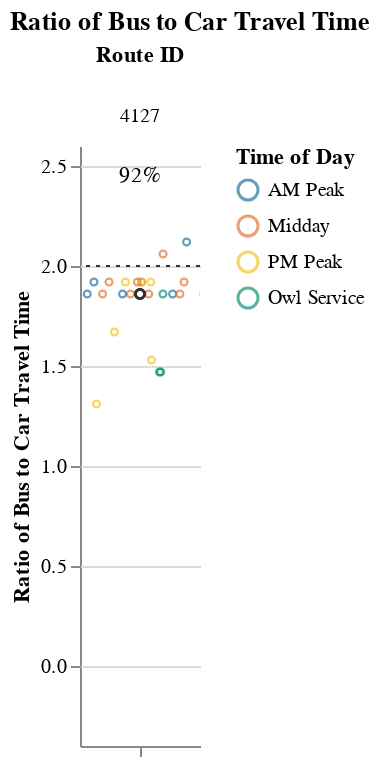
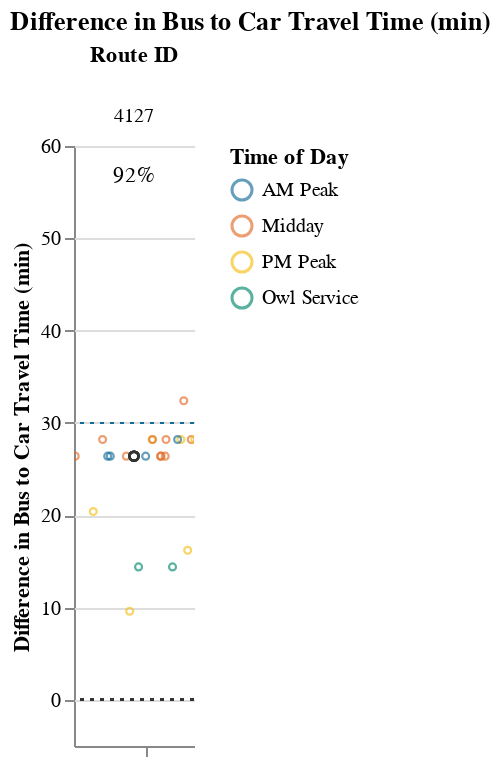

Notebook code cell kept with these figures, in order:
### Markdown cell above
### Medium Routes (1-1.5 hrs)

### Code cell
route_group = "medium"
try:
    subset_routes, mult, diff  = setup_charts(df, PCT_COMPETITIVE_THRESHOLD, route_group)
    if len(subset_routes) > 0:
        display(
            Markdown(
                f"{CAPTIONS_DICT[route_group]}"
                "Within each route group, routes are sorted in descending order "
                "by % competitive trips and # trips below the additional time cut-off."
            )
        )

        display(mult)
        display(diff)
except:
    print("No routes meet this criteria.")

### Figure 1 — Vega-Lite specification as saved in the notebook (floating-point values rounded to 4 significant figures)
{"config": {"view": {"continuousWidth": 400, "continuousHeight": 300, "stroke": null}, "facet": {"spacing": 0}}, "data": {"name": "data-a5c897a39564ea85c312aa3df52026ac"}, "facet": {"column": {"field": "route_id", "sort": ["4127"], "title": "Route ID", "type": "nominal"}}, "spec": {"layer": [{"mark": {"type": "point", "opacity": 0.65, "size": 12, "strokeWidth": 1.1}, "encoding": {"color": {"field": "time_of_day", "scale": {"range": ["#136C97", "#E16B26", "#F6BF16", "#00896B", "#7790A3", "#5B559C"]}, "sort": ["AM Peak", "Midday", "PM Peak", "Owl Service"], "title": "Time of Day", "type": "nominal"}, "tooltip": [{"field": "route_id", "type": "nominal"}, {"field": "trip_id", "type": "nominal"}, {"field": "service_hours", "type": "quantitative"}, {"field": "car_duration_hours", "type": "quantitative"}, {"field": "bus_multiplier", "type": "quantitative"}, {"field": "bus_difference", "type": "quantitative"}, {"field": "num_trips", "type": "quantitative"}, {"field": "num_competitive", "type": "quantitative"}, {"field": "pct_trips_competitive", "type": "quantitative"}, {"field": "p25", "type": "quantitative"}, {"field": "p50", "type": "quantitative"}, {"field": "p75", "type": "quantitative"}], "x": {"axis": {"grid": false, "labels": false, "ticks": true, "values": [0]}, "field": "jitter", "scale": {}, "title": null, "type": "quantitative"}, "y": {"field": "bus_multiplier", "scale": {"domain": [-0.25, 2.5]}, "title": "Ratio of Bus to Car Travel Time", "type": "quantitative"}}, "selection": {"selector003": {"type": "interval", "bind": "scales", "encodings": ["x", "y"]}}, "transform": [{"calculate": "sqrt(-2*log(random()))*cos(2*PI*random())", "as": "jitter"}], "width": 60}, {"layer": [{"mark": {"type": "point", "opacity": 0.6, "size": 20, "strokeWidth": 1.3}, "encoding": {"color": {"value": "#323434"}, "y": {"field": "bus_multiplier", "type": "quantitative"}}, "transform": [{"filter": "(datum.p50_trip === 1)"}]}, {"mark": {"type": "rule", "strokeDash": [2, 3]}, "encoding": {"color": {"value": "#323434"}, "y": {"field": "cutoff", "type": "quantitative"}}}, {"mark": {"type": "text", "align": "center", "baseline": "middle"}, "encoding": {"color": {"value": "black"}, "text": {"field": "pct_trips_competitive", "format": ".0%", "type": "quantitative"}, "tooltip": [{"field": "route_id", "type": "nominal"}, {"field": "trip_id", "type": "nominal"}, {"field": "service_hours", "type": "quantitative"}, {"field": "car_duration_hours", "type": "quantitative"}, {"field": "bus_multiplier", "type": "quantitative"}, {"field": "bus_difference", "type": "quantitative"}, {"field": "num_trips", "type": "quantitative"}, {"field": "num_competitive", "type": "quantitative"}, {"field": "pct_trips_competitive", "type": "quantitative"}, {"field": "p25", "type": "quantitative"}, {"field": "p50", "type": "quantitative"}, {"field": "p75", "type": "quantitative"}], "x": {"value": 30}, "y": {"value": 15}}, "transform": [{"calculate": "sqrt(-2*log(random()))*cos(2*PI*random())", "as": "jitter"}, {"filter": "(datum.fastest_trip === 1)"}]}]}]}, "resolve": {"scale": {"y": "shared"}}, "title": "Ratio of Bus to Car Travel Time", "$schema": "https://vega.github.io/schema/vega-lite/v4.17.0.json", "datasets": {"data-a5c897a39564ea85c312aa3df52026ac": [{"calitp_itp_id": 231, "trip_key": 1283574344747200901, "trip_id": "143-1930605", "shape_id": "14048", "route_id": "4127", "service_hours": 0.67, "trip_first_departure_ts": 70200, "trip_last_arrival_ts": 72600, "departure_hour": 19, "time_of_day": "PM Peak", "p25": 0.95, "p50": 0.95, "p75": 0.98, "p50_trip": 0, "fastest_trip": 1, "car_duration_hours": 0.51, "competitive_route": 1, "bus_multiplier": 1.31, "bus_difference": 9.6, "num_trips": 24, "num_competitive": 22, "pct_trips_competitive": 0.917, "bus_difference_spread": 24.6, "route_group": "medium", "max_trip_hrs": 1.08, "max_trip_route_group": 1.47, "name": "City of Ojai", "caltrans_district": "07 - Los Angeles", "drmt_organization_name": null, "cutoff2": 30, "cutoff": 2}, {"calitp_itp_id": 231, "trip_key": 5406309563261002527, "trip_id": "143-2034605", "shape_id": "11221", "route_id": "4127", "service_hours": 0.75, "trip_first_departure_ts": 74040, "trip_last_arrival_ts": 76740, "departure_hour": 20, "time_of_day": "Owl Service", "p25": 0.95, "p50": 0.95, "p75": 0.98, "p50_trip": 0, "fastest_trip": 0, "car_duration_hours": 0.51, "competitive_route": 1, "bus_multiplier": 1.47, "bus_difference": 14.4, "num_trips": 24, "num_competitive": 22, "pct_trips_competitive": 0.917, "bus_difference_spread": 24.6, "route_group": "medium", "max_trip_hrs": 1.08, "max_trip_route_group": 1.47, "name": "City of Ojai", "caltrans_district": "07 - Los Angeles", "drmt_organization_name": null, "cutoff2": 30, "cutoff": 2}, {"calitp_itp_id": 231, "trip_key": 453522758249668326, "trip_id": "143-21306012", "shape_id": "11221", "route_id": "4127", "service_hours": 0.75, "trip_first_departure_ts": 77400, "trip_last_arrival_ts": 80100, "departure_hour": 21, "time_of_day": "Owl Service", "p25": 0.95, "p50": 0.95, "p75": 0.98, "p50_trip": 0, "fastest_trip": 0, "car_duration_hours": 0.51, "competitive_route": 1, "bus_multiplier": 1.47, "bus_difference": 14.4, "num_trips": 24, "num_competitive": 22, "pct_trips_competitive": 0.917, "bus_difference_spread": 24.6, "route_group": "medium", "max_trip_hrs": 1.08, "max_trip_route_group": 1.47, "name": "City of Ojai", "caltrans_district": "07 - Los Angeles", "drmt_organization_name": null, "cutoff2": 30, "cutoff": 2}, {"calitp_itp_id": 231, "trip_key": 7454708432094323542, "trip_id": "143-1725605", "shape_id": "11219", "route_id": "4127", "service_hours": 0.78, "trip_first_departure_ts": 62700, "trip_last_arrival_ts": 65520, "departure_hour": 17, "time_of_day": "PM Peak", "p25": 0.95, "p50": 0.95, "p75": 0.98, "p50_trip": 0, "fastest_trip": 0, "car_duration_hours": 0.51, "competitive_route": 1, "bus_multiplier": 1.53, "bus_difference": 16.2, "num_trips": 24, "num_competitive": 22, "pct_trips_competitive": 0.917, "bus_difference_spread": 24.6, "route_group": "medium", "max_trip_hrs": 1.08, "max_trip_route_group": 1.47, "name": "City of Ojai", "caltrans_district": "07 - Los Angeles", "drmt_organization_name": null, "cutoff2": 30, "cutoff": 2}, {"calitp_itp_id": 231, "trip_key": 8026039145166515780, "trip_id": "143-1830603", "shape_id": "14048", "route_id": "4127", "service_hours": 0.85, "trip_first_departure_ts": 66600, "trip_last_arrival_ts": 69660, "departure_hour": 18, "time_of_day": "PM Peak", "p25": 0.95, "p50": 0.95, "p75": 0.98, "p50_trip": 0, "fastest_trip": 0, "car_duration_hours": 0.51, "competitive_route": 1, "bus_multiplier": 1.67, "bus_difference": 20.4, "num_trips": 24, "num_competitive": 22, "pct_trips_competitive": 0.917, "bus_difference_spread": 24.6, "route_group": "medium", "max_trip_hrs": 1.08, "max_trip_route_group": 1.47, "name": "City of Ojai", "caltrans_district": "07 - Los Angeles", "drmt_organization_name": null, "cutoff2": 30, "cutoff": 2}, {"calitp_itp_id": 231, "trip_key": -1804053795619670605, "trip_id": "143-1145601", "shape_id": "11219", "route_id": "4127", "service_hours": 0.95, "trip_first_departure_ts": 42300, "trip_last_arrival_ts": 45720, "departure_hour": 11, "time_of_day": "Midday", "p25": 0.95, "p50": 0.95, "p75": 0.98, "p50_trip": 1, "fastest_trip": 0, "car_duration_hours": 0.51, "competitive_route": 1, "bus_multiplier": 1.86, "bus_difference": 26.4, "num_trips": 24, "num_competitive": 22, "pct_trips_competitive": 0.917, "bus_difference_spread": 24.6, "route_group": "medium", "max_trip_hrs": 1.08, "max_trip_route_group": 1.47, "name": "City of Ojai", "caltrans_district": "07 - Los Angeles", "drmt_organization_name": null, "cutoff2": 30, "cutoff": 2}, {"calitp_itp_id": 231, "trip_key": 1694398061768929093, "trip_id": "143-0805601", "shape_id": "11219", "route_id": "4127", "service_hours": 0.95, "trip_first_departure_ts": 29100, "trip_last_arrival_ts": 32520, "departure_hour": 8, "time_of_day": "AM Peak", "p25": 0.95, "p50": 0.95, "p75": 0.98, "p50_trip": 1, "fastest_trip": 0, "car_duration_hours": 0.51, "competitive_route": 1, "bus_multiplier": 1.86, "bus_difference": 26.4, "num_trips": 24, "num_competitive": 22, "pct_trips_competitive": 0.917, "bus_difference_spread": 24.6, "route_group": "medium", "max_trip_hrs": 1.08, "max_trip_route_group": 1.47, "name": "City of Ojai", "caltrans_district": "07 - Los Angeles", "drmt_organization_name": null, "cutoff2": 30, "cutoff": 2}, {"calitp_itp_id": 231, "trip_key": 8765246355059778097, "trip_id": "143-1100603", "shape_id": "11219", "route_id": "4127", "service_hours": 0.95, "trip_first_departure_ts": 39600, "trip_last_arrival_ts": 43020, "departure_hour": 11, "time_of_day": "Midday", "p25": 0.95, "p50": 0.95, "p75": 0.98, "p50_trip": 1, "fastest_trip": 0, "car_duration_hours": 0.51, "competitive_route": 1, "bus_multiplier": 1.86, "bus_difference": 26.4, "num_trips": 24, "num_competitive": 22, "pct_trips_competitive": 0.917, "bus_difference_spread": 24.6, "route_group": "medium", "max_trip_hrs": 1.08, "max_trip_route_group": 1.47, "name": "City of Ojai", "caltrans_district": "07 - Los Angeles", "drmt_organization_name": null, "cutoff2": 30, "cutoff": 2}, {"calitp_itp_id": 231, "trip_key": -5884817564809258239, "trip_id": "143-10006015", "shape_id": "11219", "route_id": "4127", "service_hours": 0.95, "trip_first_departure_ts": 36000, "trip_last_arrival_ts": 39420, "departure_hour": 10, "time_of_day": "Midday", "p25": 0.95, "p50": 0.95, "p75": 0.98, "p50_trip": 1, "fastest_trip": 0, "car_duration_hours": 0.51, "competitive_route": 1, "bus_multiplier": 1.86, "bus_difference": 26.4, "num_trips": 24, "num_competitive": 22, "pct_trips_competitive": 0.917, "bus_difference_spread": 24.6, "route_group": "medium", "max_trip_hrs": 1.08, "max_trip_route_group": 1.47, "name": "City of Ojai", "caltrans_district": "07 - Los Angeles", "drmt_organization_name": null, "cutoff2": 30, "cutoff": 2}, {"calitp_itp_id": 231, "trip_key": 176872459096621571, "trip_id": "143-09256023", "shape_id": "11219", "route_id": "4127", "service_hours": 0.95, "trip_first_departure_ts": 33900, "trip_last_arrival_ts": 37320, "departure_hour": 9, "time_of_day": "AM Peak", "p25": 0.95, "p50": 0.95, "p75": 0.98, "p50_trip": 1, "fastest_trip": 0, "car_duration_hours": 0.51, "competitive_route": 1, "bus_multiplier": 1.86, "bus_difference": 26.4, "num_trips": 24, "num_competitive": 22, "pct_trips_competitive": 0.917, "bus_difference_spread": 24.6, "route_group": "medium", "max_trip_hrs": 1.08, "max_trip_route_group": 1.47, "name": "City of Ojai", "caltrans_district": "07 - Los Angeles", "drmt_organization_name": null, "cutoff2": 30, "cutoff": 2}, {"calitp_itp_id": 231, "trip_key": -3075722681454398805, "trip_id": "143-0705601", "shape_id": "11220", "route_id": "4127", "service_hours": 0.95, "trip_first_departure_ts": 25500, "trip_last_arrival_ts": 28920, "departure_hour": 7, "time_of_day": "AM Peak", "p25": 0.95, "p50": 0.95, "p75": 0.98, "p50_trip": 1, "fastest_trip": 0, "car_duration_hours": 0.51, "competitive_route": 1, "bus_multiplier": 1.86, "bus_difference": 26.4, "num_trips": 24, "num_competitive": 22, "pct_trips_competitive": 0.917, "bus_difference_spread": 24.6, "route_group": "medium", "max_trip_hrs": 1.08, "max_trip_route_group": 1.47, "name": "City of Ojai", "caltrans_district": "07 - Los Angeles", "drmt_organization_name": null, "cutoff2": 30, "cutoff": 2}, {"calitp_itp_id": 231, "trip_key": -8679831114858076355, "trip_id": "143-1419601", "shape_id": "11219", "route_id": "4127", "service_hours": 0.95, "trip_first_departure_ts": 51540, "trip_last_arrival_ts": 54960, "departure_hour": 14, "time_of_day": "Midday", "p25": 0.95, "p50": 0.95, "p75": 0.98, "p50_trip": 1, "fastest_trip": 0, "car_duration_hours": 0.51, "competitive_route": 1, "bus_multiplier": 1.86, "bus_difference": 26.4, "num_trips": 24, "num_competitive": 22, "pct_trips_competitive": 0.917, "bus_difference_spread": 24.6, "route_group": "medium", "max_trip_hrs": 1.08, "max_trip_route_group": 1.47, "name": "City of Ojai", "caltrans_district": "07 - Los Angeles", "drmt_organization_name": null, "cutoff2": 30, "cutoff": 2}, {"calitp_itp_id": 231, "trip_key": -6691455689274905830, "trip_id": "143-1304602", "shape_id": "11219", "route_id": "4127", "service_hours": 0.95, "trip_first_departure_ts": 47040, "trip_last_arrival_ts": 50460, "departure_hour": 13, "time_of_day": "Midday", "p25": 0.95, "p50": 0.95, "p75": 0.98, "p50_trip": 1, "fastest_trip": 0, "car_duration_hours": 0.51, "competitive_route": 1, "bus_multiplier": 1.86, "bus_difference": 26.4, "num_trips": 24, "num_competitive": 22, "pct_trips_competitive": 0.917, "bus_difference_spread": 24.6, "route_group": "medium", "max_trip_hrs": 1.08, "max_trip_route_group": 1.47, "name": "City of Ojai", "caltrans_district": "07 - Los Angeles", "drmt_organization_name": null, "cutoff2": 30, "cutoff": 2}, {"calitp_itp_id": 231, "trip_key": 308725024761827845, "trip_id": "143-06506015", "shape_id": "11219", "route_id": "4127", "service_hours": 0.95, "trip_first_departure_ts": 24600, "trip_last_arrival_ts": 28020, "departure_hour": 6, "time_of_day": "Owl Service", "p25": 0.95, "p50": 0.95, "p75": 0.98, "p50_trip": 1, "fastest_trip": 0, "car_duration_hours": 0.51, "competitive_route": 1, "bus_multiplier": 1.86, "bus_difference": 26.4, "num_trips": 24, "num_competitive": 22, "pct_trips_competitive": 0.917, "bus_difference_spread": 24.6, "route_group": "medium", "max_trip_hrs": 1.08, "max_trip_route_group": 1.47, "name": "City of Ojai", "caltrans_district": "07 - Los Angeles", "drmt_organization_name": null, "cutoff2": 30, "cutoff": 2}, {"calitp_itp_id": 231, "trip_key": 8944448567043181234, "trip_id": "143-1200602", "shape_id": "11220", "route_id": "4127", "service_hours": 0.98, "trip_first_departure_ts": 43200, "trip_last_arrival_ts": 46740, "departure_hour": 12, "time_of_day": "Midday", "p25": 0.95, "p50": 0.95, "p75": 0.98, "p50_trip": 0, "fastest_trip": 0, "car_duration_hours": 0.51, "competitive_route": 1, "bus_multiplier": 1.92, "bus_difference": 28.2, "num_trips": 24, "num_competitive": 22, "pct_trips_competitive": 0.917, "bus_difference_spread": 24.6, "route_group": "medium", "max_trip_hrs": 1.08, "max_trip_route_group": 1.47, "name": "City of Ojai", "caltrans_district": "07 - Los Angeles", "drmt_organization_name": null, "cutoff2": 30, "cutoff": 2}, {"calitp_itp_id": 231, "trip_key": 4108264440284545985, "trip_id": "143-1715603", "shape_id": "11220", "route_id": "4127", "service_hours": 0.98, "trip_first_departure_ts": 63000, "trip_last_arrival_ts": 66540, "departure_hour": 17, "time_of_day": "PM Peak", "p25": 0.95, "p50": 0.95, "p75": 0.98, "p50_trip": 0, "fastest_trip": 0, "car_duration_hours": 0.51, "competitive_route": 1, "bus_multiplier": 1.92, "bus_difference": 28.2, "num_trips": 24, "num_competitive": 22, "pct_trips_competitive": 0.917, "bus_difference_spread": 24.6, "route_group": "medium", "max_trip_hrs": 1.08, "max_trip_route_group": 1.47, "name": "City of Ojai", "caltrans_district": "07 - Los Angeles", "drmt_organization_name": null, "cutoff2": 30, "cutoff": 2}, {"calitp_itp_id": 231, "trip_key": -4108858170636776270, "trip_id": "143-1822605", "shape_id": "11220", "route_id": "4127", "service_hours": 0.98, "trip_first_departure_ts": 66120, "trip_last_arrival_ts": 69660, "departure_hour": 18, "time_of_day": "PM Peak", "p25": 0.95, "p50": 0.95, "p75": 0.98, "p50_trip": 0, "fastest_trip": 0, "car_duration_hours": 0.51, "competitive_route": 1, "bus_multiplier": 1.92, "bus_difference": 28.2, "num_trips": 24, "num_competitive": 22, "pct_trips_competitive": 0.917, "bus_difference_spread": 24.6, "route_group": "medium", "max_trip_hrs": 1.08, "max_trip_route_group": 1.47, "name": "City of Ojai", "caltrans_district": "07 - Los Angeles", "drmt_organization_name": null, "cutoff2": 30, "cutoff": 2}, {"calitp_itp_id": 231, "trip_key": 3226451564600612730, "trip_id": "143-1040601", "shape_id": "11220", "route_id": "4127", "service_hours": 0.98, "trip_first_departure_ts": 38400, "trip_last_arrival_ts": 41940, "departure_hour": 10, "time_of_day": "Midday", "p25": 0.95, "p50": 0.95, "p75": 0.98, "p50_trip": 0, "fastest_trip": 0, "car_duration_hours": 0.51, "competitive_route": 1, "bus_multiplier": 1.92, "bus_difference": 28.2, "num_trips": 24, "num_competitive": 22, "pct_trips_competitive": 0.917, "bus_difference_spread": 24.6, "route_group": "medium", "max_trip_hrs": 1.08, "max_trip_route_group": 1.47, "name": "City of Ojai", "caltrans_district": "07 - Los Angeles", "drmt_organization_name": null, "cutoff2": 30, "cutoff": 2}, {"calitp_itp_id": 231, "trip_key": -1995268315423217824, "trip_id": "143-09006015", "shape_id": "11220", "route_id": "4127", "service_hours": 0.98, "trip_first_departure_ts": 32400, "trip_last_arrival_ts": 35940, "departure_hour": 9, "time_of_day": "AM Peak", "p25": 0.95, "p50": 0.95, "p75": 0.98, "p50_trip": 0, "fastest_trip": 0, "car_duration_hours": 0.51, "competitive_route": 1, "bus_multiplier": 1.92, "bus_difference": 28.2, "num_trips": 24, "num_competitive": 22, "pct_trips_competitive": 0.917, "bus_difference_spread": 24.6, "route_group": "medium", "max_trip_hrs": 1.08, "max_trip_route_group": 1.47, "name": "City of Ojai", "caltrans_district": "07 - Los Angeles", "drmt_organization_name": null, "cutoff2": 30, "cutoff": 2}, {"calitp_itp_id": 231, "trip_key": -3876078008093590023, "trip_id": "143-1000603", "shape_id": "11220", "route_id": "4127", "service_hours": 0.98, "trip_first_departure_ts": 36000, "trip_last_arrival_ts": 39540, "departure_hour": 10, "time_of_day": "Midday", "p25": 0.95, "p50": 0.95, "p75": 0.98, "p50_trip": 0, "fastest_trip": 0, "car_duration_hours": 0.51, "competitive_route": 1, "bus_multiplier": 1.92, "bus_difference": 28.2, "num_trips": 24, "num_competitive": 22, "pct_trips_competitive": 0.917, "bus_difference_spread": 24.6, "route_group": "medium", "max_trip_hrs": 1.08, "max_trip_route_group": 1.47, "name": "City of Ojai", "caltrans_district": "07 - Los Angeles", "drmt_organization_name": null, "cutoff2": 30, "cutoff": 2}, {"calitp_itp_id": 231, "trip_key": -2910138577882428790, "trip_id": "143-1305601", "shape_id": "11220", "route_id": "4127", "service_hours": 0.98, "trip_first_departure_ts": 47100, "trip_last_arrival_ts": 50640, "departure_hour": 13, "time_of_day": "Midday", "p25": 0.95, "p50": 0.95, "p75": 0.98, "p50_trip": 0, "fastest_trip": 0, "car_duration_hours": 0.51, "competitive_route": 1, "bus_multiplier": 1.92, "bus_difference": 28.2, "num_trips": 24, "num_competitive": 22, "pct_trips_competitive": 0.917, "bus_difference_spread": 24.6, "route_group": "medium", "max_trip_hrs": 1.08, "max_trip_route_group": 1.47, "name": "City of Ojai", "caltrans_district": "07 - Los Angeles", "drmt_organization_name": null, "cutoff2": 30, "cutoff": 2}, {"calitp_itp_id": 231, "trip_key": -8236354226066293077, "trip_id": "143-1930603", "shape_id": "11220", "route_id": "4127", "service_hours": 0.98, "trip_first_departure_ts": 70200, "trip_last_arrival_ts": 73740, "departure_hour": 19, "time_of_day": "PM Peak", "p25": 0.95, "p50": 0.95, "p75": 0.98, "p50_trip": 0, "fastest_trip": 0, "car_duration_hours": 0.51, "competitive_route": 1, "bus_multiplier": 1.92, "bus_difference": 28.2, "num_trips": 24, "num_competitive": 22, "pct_trips_competitive": 0.917, "bus_difference_spread": 24.6, "route_group": "medium", "max_trip_hrs": 1.08, "max_trip_route_group": 1.47, "name": "City of Ojai", "caltrans_district": "07 - Los Angeles", "drmt_organization_name": null, "cutoff2": 30, "cutoff": 2}, {"calitp_itp_id": 231, "trip_key": 448794406243314402, "trip_id": "143-1621603", "shape_id": "11219", "route_id": "4127", "service_hours": 1.05, "trip_first_departure_ts": 58860, "trip_last_arrival_ts": 62640, "departure_hour": 16, "time_of_day": "Midday", "p25": 0.95, "p50": 0.95, "p75": 0.98, "p50_trip": 0, "fastest_trip": 0, "car_duration_hours": 0.51, "competitive_route": 1, "bus_multiplier": 2.06, "bus_difference": 32.4, "num_trips": 24, "num_competitive": 22, "pct_trips_competitive": 0.917, "bus_difference_spread": 24.6, "route_group": "medium", "max_trip_hrs": 1.08, "max_trip_route_group": 1.47, "name": "City of Ojai", "caltrans_district": "07 - Los Angeles", "drmt_organization_name": null, "cutoff2": 30, "cutoff": 2}, {"calitp_itp_id": 231, "trip_key": -2059840511771630036, "trip_id": "143-0740602", "shape_id": "11220", "route_id": "4127", "service_hours": 1.08, "trip_first_departure_ts": 27600, "trip_last_arrival_ts": 31500, "departure_hour": 7, "time_of_day": "AM Peak", "p25": 0.95, "p50": 0.95, "p75": 0.98, "p50_trip": 0, "fastest_trip": 0, "car_duration_hours": 0.51, "competitive_route": 1, "bus_multiplier": 2.12, "bus_difference": 34.2, "num_trips": 24, "num_competitive": 22, "pct_trips_competitive": 0.917, "bus_difference_spread": 24.6, "route_group": "medium", "max_trip_hrs": 1.08, "max_trip_route_group": 1.47, "name": "City of Ojai", "caltrans_district": "07 - Los Angeles", "drmt_organization_name": null, "cutoff2": 30, "cutoff": 2}]}}

### Figure 2 — Vega-Lite specification as saved in the notebook (floating-point values rounded to 4 significant figures)
{"config": {"view": {"continuousWidth": 400, "continuousHeight": 300, "stroke": null}, "facet": {"spacing": 0}}, "data": {"name": "data-3848fc3fdb80997c130b0429492eaf55"}, "facet": {"column": {"field": "route_id", "sort": ["4127"], "title": "Route ID", "type": "nominal"}}, "spec": {"layer": [{"mark": {"type": "point", "opacity": 0.65, "size": 12, "strokeWidth": 1.1}, "encoding": {"color": {"field": "time_of_day", "scale": {"range": ["#136C97", "#E16B26", "#F6BF16", "#00896B", "#7790A3", "#5B559C"]}, "sort": ["AM Peak", "Midday", "PM Peak", "Owl Service"], "title": "Time of Day", "type": "nominal"}, "tooltip": [{"field": "route_id", "type": "nominal"}, {"field": "trip_id", "type": "nominal"}, {"field": "service_hours", "type": "quantitative"}, {"field": "car_duration_hours", "type": "quantitative"}, {"field": "bus_multiplier", "type": "quantitative"}, {"field": "bus_difference", "type": "quantitative"}, {"field": "num_trips", "type": "quantitative"}, {"field": "num_competitive", "type": "quantitative"}, {"field": "pct_trips_competitive", "type": "quantitative"}, {"field": "p25", "type": "quantitative"}, {"field": "p50", "type": "quantitative"}, {"field": "p75", "type": "quantitative"}], "x": {"axis": {"grid": false, "labels": false, "ticks": true, "values": [0]}, "field": "jitter", "scale": {}, "title": null, "type": "quantitative"}, "y": {"field": "bus_difference", "scale": {"domain": [-5, 59.4]}, "title": "Difference in Bus to Car Travel Time (min)", "type": "quantitative"}}, "selection": {"selector004": {"type": "interval", "bind": "scales", "encodings": ["x", "y"]}}, "transform": [{"calculate": "sqrt(-2*log(random()))*cos(2*PI*random())", "as": "jitter"}], "width": 60}, {"layer": [{"mark": {"type": "point", "opacity": 0.6, "size": 20, "strokeWidth": 1.3}, "encoding": {"color": {"value": "#323434"}, "y": {"field": "bus_difference", "type": "quantitative"}}, "transform": [{"filter": "(datum.p50_trip === 1)"}]}, {"mark": {"type": "rule", "strokeDash": [2, 3]}, "encoding": {"color": {"value": "#323434"}, "y": {"field": "cutoff", "type": "quantitative"}}}, {"mark": {"type": "rule", "strokeDash": [2, 3]}, "encoding": {"color": {"value": "#136C97"}, "y": {"field": "cutoff2", "type": "quantitative"}}}, {"mark": {"type": "text", "align": "center", "baseline": "middle"}, "encoding": {"color": {"value": "black"}, "text": {"field": "pct_trips_competitive", "format": ".0%", "type": "quantitative"}, "tooltip": [{"field": "route_id", "type": "nominal"}, {"field": "trip_id", "type": "nominal"}, {"field": "service_hours", "type": "quantitative"}, {"field": "car_duration_hours", "type": "quantitative"}, {"field": "bus_multiplier", "type": "quantitative"}, {"field": "bus_difference", "type": "quantitative"}, {"field": "num_trips", "type": "quantitative"}, {"field": "num_competitive", "type": "quantitative"}, {"field": "pct_trips_competitive", "type": "quantitative"}, {"field": "p25", "type": "quantitative"}, {"field": "p50", "type": "quantitative"}, {"field": "p75", "type": "quantitative"}], "x": {"value": 30}, "y": {"value": 15}}, "transform": [{"calculate": "sqrt(-2*log(random()))*cos(2*PI*random())", "as": "jitter"}, {"filter": "(datum.fastest_trip === 1)"}]}]}]}, "resolve": {"scale": {"y": "shared"}}, "title": "Difference in Bus to Car Travel Time (min)", "$schema": "https://vega.github.io/schema/vega-lite/v4.17.0.json", "datasets": {"data-3848fc3fdb80997c130b0429492eaf55": [{"calitp_itp_id": 231, "trip_key": 1283574344747200901, "trip_id": "143-1930605", "shape_id": "14048", "route_id": "4127", "service_hours": 0.67, "trip_first_departure_ts": 70200, "trip_last_arrival_ts": 72600, "departure_hour": 19, "time_of_day": "PM Peak", "p25": 0.95, "p50": 0.95, "p75": 0.98, "p50_trip": 0, "fastest_trip": 1, "car_duration_hours": 0.51, "competitive_route": 1, "bus_multiplier": 1.31, "bus_difference": 9.6, "num_trips": 24, "num_competitive": 22, "pct_trips_competitive": 0.917, "bus_difference_spread": 24.6, "route_group": "medium", "max_trip_hrs": 1.08, "max_trip_route_group": 1.47, "name": "City of Ojai", "caltrans_district": "07 - Los Angeles", "drmt_organization_name": null, "cutoff2": 30, "cutoff": 0}, {"calitp_itp_id": 231, "trip_key": 5406309563261002527, "trip_id": "143-2034605", "shape_id": "11221", "route_id": "4127", "service_hours": 0.75, "trip_first_departure_ts": 74040, "trip_last_arrival_ts": 76740, "departure_hour": 20, "time_of_day": "Owl Service", "p25": 0.95, "p50": 0.95, "p75": 0.98, "p50_trip": 0, "fastest_trip": 0, "car_duration_hours": 0.51, "competitive_route": 1, "bus_multiplier": 1.47, "bus_difference": 14.4, "num_trips": 24, "num_competitive": 22, "pct_trips_competitive": 0.917, "bus_difference_spread": 24.6, "route_group": "medium", "max_trip_hrs": 1.08, "max_trip_route_group": 1.47, "name": "City of Ojai", "caltrans_district": "07 - Los Angeles", "drmt_organization_name": null, "cutoff2": 30, "cutoff": 0}, {"calitp_itp_id": 231, "trip_key": 453522758249668326, "trip_id": "143-21306012", "shape_id": "11221", "route_id": "4127", "service_hours": 0.75, "trip_first_departure_ts": 77400, "trip_last_arrival_ts": 80100, "departure_hour": 21, "time_of_day": "Owl Service", "p25": 0.95, "p50": 0.95, "p75": 0.98, "p50_trip": 0, "fastest_trip": 0, "car_duration_hours": 0.51, "competitive_route": 1, "bus_multiplier": 1.47, "bus_difference": 14.4, "num_trips": 24, "num_competitive": 22, "pct_trips_competitive": 0.917, "bus_difference_spread": 24.6, "route_group": "medium", "max_trip_hrs": 1.08, "max_trip_route_group": 1.47, "name": "City of Ojai", "caltrans_district": "07 - Los Angeles", "drmt_organization_name": null, "cutoff2": 30, "cutoff": 0}, {"calitp_itp_id": 231, "trip_key": 7454708432094323542, "trip_id": "143-1725605", "shape_id": "11219", "route_id": "4127", "service_hours": 0.78, "trip_first_departure_ts": 62700, "trip_last_arrival_ts": 65520, "departure_hour": 17, "time_of_day": "PM Peak", "p25": 0.95, "p50": 0.95, "p75": 0.98, "p50_trip": 0, "fastest_trip": 0, "car_duration_hours": 0.51, "competitive_route": 1, "bus_multiplier": 1.53, "bus_difference": 16.2, "num_trips": 24, "num_competitive": 22, "pct_trips_competitive": 0.917, "bus_difference_spread": 24.6, "route_group": "medium", "max_trip_hrs": 1.08, "max_trip_route_group": 1.47, "name": "City of Ojai", "caltrans_district": "07 - Los Angeles", "drmt_organization_name": null, "cutoff2": 30, "cutoff": 0}, {"calitp_itp_id": 231, "trip_key": 8026039145166515780, "trip_id": "143-1830603", "shape_id": "14048", "route_id": "4127", "service_hours": 0.85, "trip_first_departure_ts": 66600, "trip_last_arrival_ts": 69660, "departure_hour": 18, "time_of_day": "PM Peak", "p25": 0.95, "p50": 0.95, "p75": 0.98, "p50_trip": 0, "fastest_trip": 0, "car_duration_hours": 0.51, "competitive_route": 1, "bus_multiplier": 1.67, "bus_difference": 20.4, "num_trips": 24, "num_competitive": 22, "pct_trips_competitive": 0.917, "bus_difference_spread": 24.6, "route_group": "medium", "max_trip_hrs": 1.08, "max_trip_route_group": 1.47, "name": "City of Ojai", "caltrans_district": "07 - Los Angeles", "drmt_organization_name": null, "cutoff2": 30, "cutoff": 0}, {"calitp_itp_id": 231, "trip_key": -1804053795619670605, "trip_id": "143-1145601", "shape_id": "11219", "route_id": "4127", "service_hours": 0.95, "trip_first_departure_ts": 42300, "trip_last_arrival_ts": 45720, "departure_hour": 11, "time_of_day": "Midday", "p25": 0.95, "p50": 0.95, "p75": 0.98, "p50_trip": 1, "fastest_trip": 0, "car_duration_hours": 0.51, "competitive_route": 1, "bus_multiplier": 1.86, "bus_difference": 26.4, "num_trips": 24, "num_competitive": 22, "pct_trips_competitive": 0.917, "bus_difference_spread": 24.6, "route_group": "medium", "max_trip_hrs": 1.08, "max_trip_route_group": 1.47, "name": "City of Ojai", "caltrans_district": "07 - Los Angeles", "drmt_organization_name": null, "cutoff2": 30, "cutoff": 0}, {"calitp_itp_id": 231, "trip_key": 1694398061768929093, "trip_id": "143-0805601", "shape_id": "11219", "route_id": "4127", "service_hours": 0.95, "trip_first_departure_ts": 29100, "trip_last_arrival_ts": 32520, "departure_hour": 8, "time_of_day": "AM Peak", "p25": 0.95, "p50": 0.95, "p75": 0.98, "p50_trip": 1, "fastest_trip": 0, "car_duration_hours": 0.51, "competitive_route": 1, "bus_multiplier": 1.86, "bus_difference": 26.4, "num_trips": 24, "num_competitive": 22, "pct_trips_competitive": 0.917, "bus_difference_spread": 24.6, "route_group": "medium", "max_trip_hrs": 1.08, "max_trip_route_group": 1.47, "name": "City of Ojai", "caltrans_district": "07 - Los Angeles", "drmt_organization_name": null, "cutoff2": 30, "cutoff": 0}, {"calitp_itp_id": 231, "trip_key": 8765246355059778097, "trip_id": "143-1100603", "shape_id": "11219", "route_id": "4127", "service_hours": 0.95, "trip_first_departure_ts": 39600, "trip_last_arrival_ts": 43020, "departure_hour": 11, "time_of_day": "Midday", "p25": 0.95, "p50": 0.95, "p75": 0.98, "p50_trip": 1, "fastest_trip": 0, "car_duration_hours": 0.51, "competitive_route": 1, "bus_multiplier": 1.86, "bus_difference": 26.4, "num_trips": 24, "num_competitive": 22, "pct_trips_competitive": 0.917, "bus_difference_spread": 24.6, "route_group": "medium", "max_trip_hrs": 1.08, "max_trip_route_group": 1.47, "name": "City of Ojai", "caltrans_district": "07 - Los Angeles", "drmt_organization_name": null, "cutoff2": 30, "cutoff": 0}, {"calitp_itp_id": 231, "trip_key": -5884817564809258239, "trip_id": "143-10006015", "shape_id": "11219", "route_id": "4127", "service_hours": 0.95, "trip_first_departure_ts": 36000, "trip_last_arrival_ts": 39420, "departure_hour": 10, "time_of_day": "Midday", "p25": 0.95, "p50": 0.95, "p75": 0.98, "p50_trip": 1, "fastest_trip": 0, "car_duration_hours": 0.51, "competitive_route": 1, "bus_multiplier": 1.86, "bus_difference": 26.4, "num_trips": 24, "num_competitive": 22, "pct_trips_competitive": 0.917, "bus_difference_spread": 24.6, "route_group": "medium", "max_trip_hrs": 1.08, "max_trip_route_group": 1.47, "name": "City of Ojai", "caltrans_district": "07 - Los Angeles", "drmt_organization_name": null, "cutoff2": 30, "cutoff": 0}, {"calitp_itp_id": 231, "trip_key": 176872459096621571, "trip_id": "143-09256023", "shape_id": "11219", "route_id": "4127", "service_hours": 0.95, "trip_first_departure_ts": 33900, "trip_last_arrival_ts": 37320, "departure_hour": 9, "time_of_day": "AM Peak", "p25": 0.95, "p50": 0.95, "p75": 0.98, "p50_trip": 1, "fastest_trip": 0, "car_duration_hours": 0.51, "competitive_route": 1, "bus_multiplier": 1.86, "bus_difference": 26.4, "num_trips": 24, "num_competitive": 22, "pct_trips_competitive": 0.917, "bus_difference_spread": 24.6, "route_group": "medium", "max_trip_hrs": 1.08, "max_trip_route_group": 1.47, "name": "City of Ojai", "caltrans_district": "07 - Los Angeles", "drmt_organization_name": null, "cutoff2": 30, "cutoff": 0}, {"calitp_itp_id": 231, "trip_key": -3075722681454398805, "trip_id": "143-0705601", "shape_id": "11220", "route_id": "4127", "service_hours": 0.95, "trip_first_departure_ts": 25500, "trip_last_arrival_ts": 28920, "departure_hour": 7, "time_of_day": "AM Peak", "p25": 0.95, "p50": 0.95, "p75": 0.98, "p50_trip": 1, "fastest_trip": 0, "car_duration_hours": 0.51, "competitive_route": 1, "bus_multiplier": 1.86, "bus_difference": 26.4, "num_trips": 24, "num_competitive": 22, "pct_trips_competitive": 0.917, "bus_difference_spread": 24.6, "route_group": "medium", "max_trip_hrs": 1.08, "max_trip_route_group": 1.47, "name": "City of Ojai", "caltrans_district": "07 - Los Angeles", "drmt_organization_name": null, "cutoff2": 30, "cutoff": 0}, {"calitp_itp_id": 231, "trip_key": -8679831114858076355, "trip_id": "143-1419601", "shape_id": "11219", "route_id": "4127", "service_hours": 0.95, "trip_first_departure_ts": 51540, "trip_last_arrival_ts": 54960, "departure_hour": 14, "time_of_day": "Midday", "p25": 0.95, "p50": 0.95, "p75": 0.98, "p50_trip": 1, "fastest_trip": 0, "car_duration_hours": 0.51, "competitive_route": 1, "bus_multiplier": 1.86, "bus_difference": 26.4, "num_trips": 24, "num_competitive": 22, "pct_trips_competitive": 0.917, "bus_difference_spread": 24.6, "route_group": "medium", "max_trip_hrs": 1.08, "max_trip_route_group": 1.47, "name": "City of Ojai", "caltrans_district": "07 - Los Angeles", "drmt_organization_name": null, "cutoff2": 30, "cutoff": 0}, {"calitp_itp_id": 231, "trip_key": -6691455689274905830, "trip_id": "143-1304602", "shape_id": "11219", "route_id": "4127", "service_hours": 0.95, "trip_first_departure_ts": 47040, "trip_last_arrival_ts": 50460, "departure_hour": 13, "time_of_day": "Midday", "p25": 0.95, "p50": 0.95, "p75": 0.98, "p50_trip": 1, "fastest_trip": 0, "car_duration_hours": 0.51, "competitive_route": 1, "bus_multiplier": 1.86, "bus_difference": 26.4, "num_trips": 24, "num_competitive": 22, "pct_trips_competitive": 0.917, "bus_difference_spread": 24.6, "route_group": "medium", "max_trip_hrs": 1.08, "max_trip_route_group": 1.47, "name": "City of Ojai", "caltrans_district": "07 - Los Angeles", "drmt_organization_name": null, "cutoff2": 30, "cutoff": 0}, {"calitp_itp_id": 231, "trip_key": 308725024761827845, "trip_id": "143-06506015", "shape_id": "11219", "route_id": "4127", "service_hours": 0.95, "trip_first_departure_ts": 24600, "trip_last_arrival_ts": 28020, "departure_hour": 6, "time_of_day": "Owl Service", "p25": 0.95, "p50": 0.95, "p75": 0.98, "p50_trip": 1, "fastest_trip": 0, "car_duration_hours": 0.51, "competitive_route": 1, "bus_multiplier": 1.86, "bus_difference": 26.4, "num_trips": 24, "num_competitive": 22, "pct_trips_competitive": 0.917, "bus_difference_spread": 24.6, "route_group": "medium", "max_trip_hrs": 1.08, "max_trip_route_group": 1.47, "name": "City of Ojai", "caltrans_district": "07 - Los Angeles", "drmt_organization_name": null, "cutoff2": 30, "cutoff": 0}, {"calitp_itp_id": 231, "trip_key": 8944448567043181234, "trip_id": "143-1200602", "shape_id": "11220", "route_id": "4127", "service_hours": 0.98, "trip_first_departure_ts": 43200, "trip_last_arrival_ts": 46740, "departure_hour": 12, "time_of_day": "Midday", "p25": 0.95, "p50": 0.95, "p75": 0.98, "p50_trip": 0, "fastest_trip": 0, "car_duration_hours": 0.51, "competitive_route": 1, "bus_multiplier": 1.92, "bus_difference": 28.2, "num_trips": 24, "num_competitive": 22, "pct_trips_competitive": 0.917, "bus_difference_spread": 24.6, "route_group": "medium", "max_trip_hrs": 1.08, "max_trip_route_group": 1.47, "name": "City of Ojai", "caltrans_district": "07 - Los Angeles", "drmt_organization_name": null, "cutoff2": 30, "cutoff": 0}, {"calitp_itp_id": 231, "trip_key": 4108264440284545985, "trip_id": "143-1715603", "shape_id": "11220", "route_id": "4127", "service_hours": 0.98, "trip_first_departure_ts": 63000, "trip_last_arrival_ts": 66540, "departure_hour": 17, "time_of_day": "PM Peak", "p25": 0.95, "p50": 0.95, "p75": 0.98, "p50_trip": 0, "fastest_trip": 0, "car_duration_hours": 0.51, "competitive_route": 1, "bus_multiplier": 1.92, "bus_difference": 28.2, "num_trips": 24, "num_competitive": 22, "pct_trips_competitive": 0.917, "bus_difference_spread": 24.6, "route_group": "medium", "max_trip_hrs": 1.08, "max_trip_route_group": 1.47, "name": "City of Ojai", "caltrans_district": "07 - Los Angeles", "drmt_organization_name": null, "cutoff2": 30, "cutoff": 0}, {"calitp_itp_id": 231, "trip_key": -4108858170636776270, "trip_id": "143-1822605", "shape_id": "11220", "route_id": "4127", "service_hours": 0.98, "trip_first_departure_ts": 66120, "trip_last_arrival_ts": 69660, "departure_hour": 18, "time_of_day": "PM Peak", "p25": 0.95, "p50": 0.95, "p75": 0.98, "p50_trip": 0, "fastest_trip": 0, "car_duration_hours": 0.51, "competitive_route": 1, "bus_multiplier": 1.92, "bus_difference": 28.2, "num_trips": 24, "num_competitive": 22, "pct_trips_competitive": 0.917, "bus_difference_spread": 24.6, "route_group": "medium", "max_trip_hrs": 1.08, "max_trip_route_group": 1.47, "name": "City of Ojai", "caltrans_district": "07 - Los Angeles", "drmt_organization_name": null, "cutoff2": 30, "cutoff": 0}, {"calitp_itp_id": 231, "trip_key": 3226451564600612730, "trip_id": "143-1040601", "shape_id": "11220", "route_id": "4127", "service_hours": 0.98, "trip_first_departure_ts": 38400, "trip_last_arrival_ts": 41940, "departure_hour": 10, "time_of_day": "Midday", "p25": 0.95, "p50": 0.95, "p75": 0.98, "p50_trip": 0, "fastest_trip": 0, "car_duration_hours": 0.51, "competitive_route": 1, "bus_multiplier": 1.92, "bus_difference": 28.2, "num_trips": 24, "num_competitive": 22, "pct_trips_competitive": 0.917, "bus_difference_spread": 24.6, "route_group": "medium", "max_trip_hrs": 1.08, "max_trip_route_group": 1.47, "name": "City of Ojai", "caltrans_district": "07 - Los Angeles", "drmt_organization_name": null, "cutoff2": 30, "cutoff": 0}, {"calitp_itp_id": 231, "trip_key": -1995268315423217824, "trip_id": "143-09006015", "shape_id": "11220", "route_id": "4127", "service_hours": 0.98, "trip_first_departure_ts": 32400, "trip_last_arrival_ts": 35940, "departure_hour": 9, "time_of_day": "AM Peak", "p25": 0.95, "p50": 0.95, "p75": 0.98, "p50_trip": 0, "fastest_trip": 0, "car_duration_hours": 0.51, "competitive_route": 1, "bus_multiplier": 1.92, "bus_difference": 28.2, "num_trips": 24, "num_competitive": 22, "pct_trips_competitive": 0.917, "bus_difference_spread": 24.6, "route_group": "medium", "max_trip_hrs": 1.08, "max_trip_route_group": 1.47, "name": "City of Ojai", "caltrans_district": "07 - Los Angeles", "drmt_organization_name": null, "cutoff2": 30, "cutoff": 0}, {"calitp_itp_id": 231, "trip_key": -3876078008093590023, "trip_id": "143-1000603", "shape_id": "11220", "route_id": "4127", "service_hours": 0.98, "trip_first_departure_ts": 36000, "trip_last_arrival_ts": 39540, "departure_hour": 10, "time_of_day": "Midday", "p25": 0.95, "p50": 0.95, "p75": 0.98, "p50_trip": 0, "fastest_trip": 0, "car_duration_hours": 0.51, "competitive_route": 1, "bus_multiplier": 1.92, "bus_difference": 28.2, "num_trips": 24, "num_competitive": 22, "pct_trips_competitive": 0.917, "bus_difference_spread": 24.6, "route_group": "medium", "max_trip_hrs": 1.08, "max_trip_route_group": 1.47, "name": "City of Ojai", "caltrans_district": "07 - Los Angeles", "drmt_organization_name": null, "cutoff2": 30, "cutoff": 0}, {"calitp_itp_id": 231, "trip_key": -2910138577882428790, "trip_id": "143-1305601", "shape_id": "11220", "route_id": "4127", "service_hours": 0.98, "trip_first_departure_ts": 47100, "trip_last_arrival_ts": 50640, "departure_hour": 13, "time_of_day": "Midday", "p25": 0.95, "p50": 0.95, "p75": 0.98, "p50_trip": 0, "fastest_trip": 0, "car_duration_hours": 0.51, "competitive_route": 1, "bus_multiplier": 1.92, "bus_difference": 28.2, "num_trips": 24, "num_competitive": 22, "pct_trips_competitive": 0.917, "bus_difference_spread": 24.6, "route_group": "medium", "max_trip_hrs": 1.08, "max_trip_route_group": 1.47, "name": "City of Ojai", "caltrans_district": "07 - Los Angeles", "drmt_organization_name": null, "cutoff2": 30, "cutoff": 0}, {"calitp_itp_id": 231, "trip_key": -8236354226066293077, "trip_id": "143-1930603", "shape_id": "11220", "route_id": "4127", "service_hours": 0.98, "trip_first_departure_ts": 70200, "trip_last_arrival_ts": 73740, "departure_hour": 19, "time_of_day": "PM Peak", "p25": 0.95, "p50": 0.95, "p75": 0.98, "p50_trip": 0, "fastest_trip": 0, "car_duration_hours": 0.51, "competitive_route": 1, "bus_multiplier": 1.92, "bus_difference": 28.2, "num_trips": 24, "num_competitive": 22, "pct_trips_competitive": 0.917, "bus_difference_spread": 24.6, "route_group": "medium", "max_trip_hrs": 1.08, "max_trip_route_group": 1.47, "name": "City of Ojai", "caltrans_district": "07 - Los Angeles", "drmt_organization_name": null, "cutoff2": 30, "cutoff": 0}, {"calitp_itp_id": 231, "trip_key": 448794406243314402, "trip_id": "143-1621603", "shape_id": "11219", "route_id": "4127", "service_hours": 1.05, "trip_first_departure_ts": 58860, "trip_last_arrival_ts": 62640, "departure_hour": 16, "time_of_day": "Midday", "p25": 0.95, "p50": 0.95, "p75": 0.98, "p50_trip": 0, "fastest_trip": 0, "car_duration_hours": 0.51, "competitive_route": 1, "bus_multiplier": 2.06, "bus_difference": 32.4, "num_trips": 24, "num_competitive": 22, "pct_trips_competitive": 0.917, "bus_difference_spread": 24.6, "route_group": "medium", "max_trip_hrs": 1.08, "max_trip_route_group": 1.47, "name": "City of Ojai", "caltrans_district": "07 - Los Angeles", "drmt_organization_name": null, "cutoff2": 30, "cutoff": 0}, {"calitp_itp_id": 231, "trip_key": -2059840511771630036, "trip_id": "143-0740602", "shape_id": "11220", "route_id": "4127", "service_hours": 1.08, "trip_first_departure_ts": 27600, "trip_last_arrival_ts": 31500, "departure_hour": 7, "time_of_day": "AM Peak", "p25": 0.95, "p50": 0.95, "p75": 0.98, "p50_trip": 0, "fastest_trip": 0, "car_duration_hours": 0.51, "competitive_route": 1, "bus_multiplier": 2.12, "bus_difference": 34.2, "num_trips": 24, "num_competitive": 22, "pct_trips_competitive": 0.917, "bus_difference_spread": 24.6, "route_group": "medium", "max_trip_hrs": 1.08, "max_trip_route_group": 1.47, "name": "City of Ojai", "caltrans_district": "07 - Los Angeles", "drmt_organization_name": null, "cutoff2": 30, "cutoff": 0}]}}
